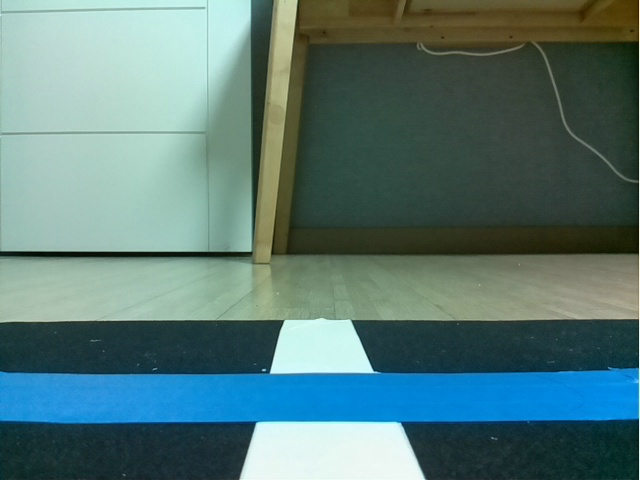
#> input picture agv_code/blue_path.jpg, 640 x 480 px, given in place of testVideo.mp4, which was not available
$ python 3_white_ROI.py
#> lines starting #> are read from the running program, lines starting #| are printed output that depends on the picture; after the words box and inside, x2 and y2 are one past the last pixel; in counts of white or black regions, pixels touching at a corner belong together; pictures that were not available may be replaced by others from this repository, and a replacement may not be noted
import cv2
import numpy as np

cap = cv2.VideoCapture('testVideo.mp4')

while cap.isOpened():
    ret, frame = cap.read()
#> frame is the input picture: shape (480, 640, 3); mean B, G, R 117.9, 120.6, 87.9
    if not ret:
        break

    # 이미지를 hsv로 변환
    hsv = cv2.cvtColor(frame, cv2.COLOR_BGR2HSV)
#> hsv: shape (480, 640, 3); mean H, S, V 74.3, 98.6, 129.9

    # 흰색 영역 검출
    lower_white = np.array([200, 200, 200], dtype=np.uint8)
    upper_white = np.array([255, 255, 255], dtype=np.uint8)
    white_mask = cv2.inRange(frame, lower_white, upper_white)
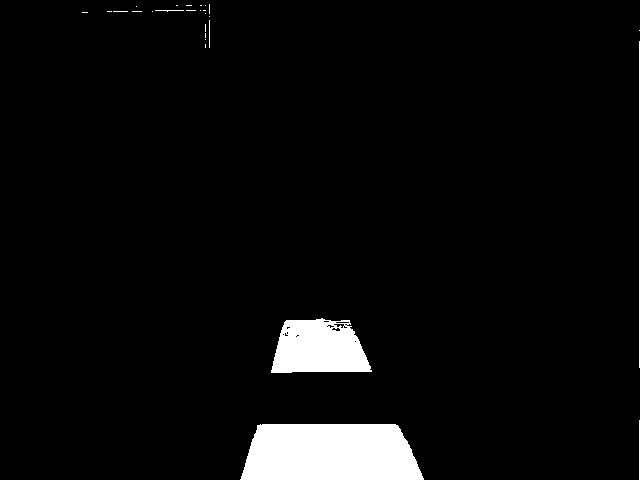
#> white_mask: shape (480, 640); 4.5% white; 27 white regions (21 under 20 px), largest, box (x1, y1, x2, y2) and area: (240, 424, 424, 480) 9111, (271, 318, 372, 373) 4275, (639, 41, 640, 368) 327, (639, 420, 640, 480) 60, (155, 10, 184, 12) 30, (209, 20, 210, 48) 28

    # 흰색 영역 이외는 검은색으로 출력
    white_result = cv2.bitwise_and(frame, frame, mask=white_mask)
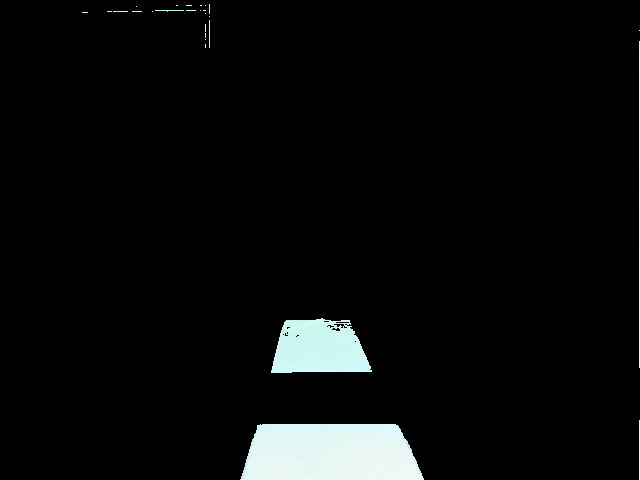
#> white_result: shape (480, 640, 3); mean B, G, R 11, 11.2, 10

    ############### ROI ######################
    height, width = frame.shape[:2]
#> height = 480; width = 640
    roi_top = height * 2 // 3 # 상단 경계
#> roi_top = 320
    roi_bottom = height # 하단 경계
#> roi_bottom = 480
    roi_left = 0 # 왼쪽 경계
    roi_right = width # 오른쪽 경계
#> roi_right = 640
    roi = white_result[roi_top:roi_bottom, roi_left:roi_right]
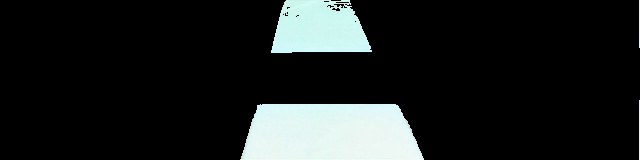
#> roi: shape (160, 640, 3); mean B, G, R 32.1, 32.6, 29.2

    # 결과 이미지 표시
    cv2.imshow("Original", frame)
    cv2.imshow("White", white_result)
    cv2.imshow("ROI", roi)

    # 'q' 키 누르면 종료
    if cv2.waitKey(25) & 0xFF == ord('q'):
#> (key q is pressed here)
        break

#> (the run stopped early here; a loop or call above may not have finished)

$ run again, on agv_code/red_path.jpg
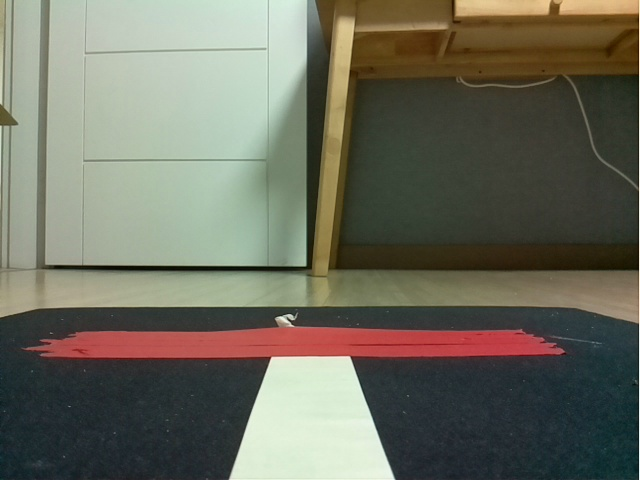
#> input picture agv_code/red_path.jpg, 640 x 480 px, given in place of testVideo.mp4, which was not available
#> frame is the input picture: shape (480, 640, 3); mean B, G, R 93.7, 108.2, 108.2
#> hsv: shape (480, 640, 3); mean H, S, V 54.4, 68.1, 116.9
#> `white_mask = cv2.inRange(frame, lower_white, upper_white)`:
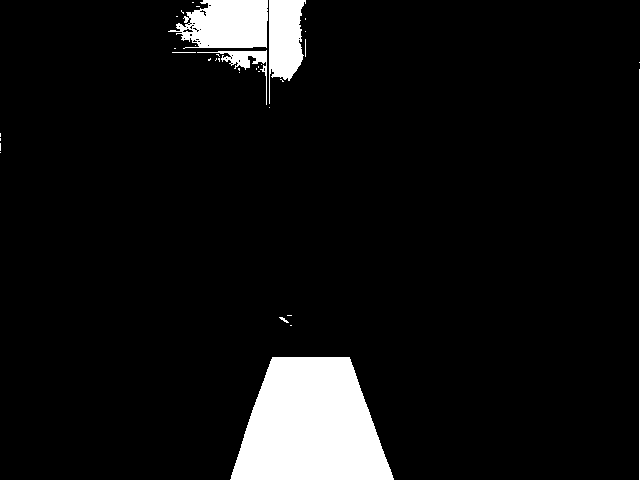
#> white_mask: shape (480, 640); 7.3% white; 35 white regions (28 under 20 px), largest, box (x1, y1, x2, y2) and area: (230, 357, 394, 480) 14939, (168, 0, 268, 49) 3669, (269, 0, 306, 104) 2482
#> `roi = white_result[roi_top:roi_bottom, roi_left:roi_right]`:
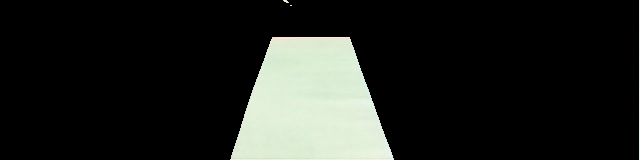
#> roi: shape (160, 640, 3); mean B, G, R 31.9, 35.1, 33
